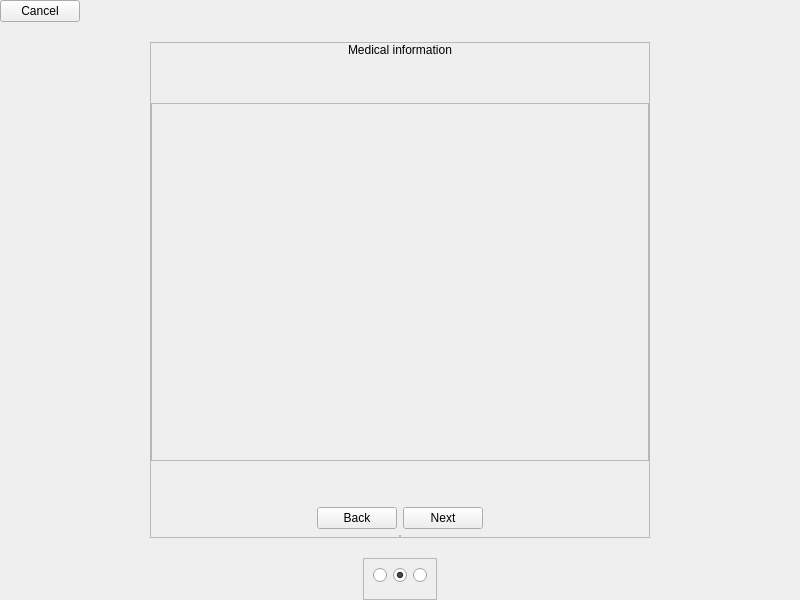
<?xml version="1.0" encoding="UTF-8"?>
<ui version="4.0">
 <class>upsert_patient_mi</class>
 <widget class="QWidget" name="upsert_patient_mi">
  <property name="enabled">
   <bool>true</bool>
  </property>
  <property name="geometry">
   <rect>
    <x>0</x>
    <y>0</y>
    <width>800</width>
    <height>600</height>
   </rect>
  </property>
  <property name="windowTitle">
   <string>Loggin</string>
  </property>
  <property name="styleSheet">
   <string notr="true"/>
  </property>
  <layout class="QVBoxLayout" name="verticalLayout">
   <property name="spacing">
    <number>0</number>
   </property>
   <property name="leftMargin">
    <number>0</number>
   </property>
   <property name="topMargin">
    <number>0</number>
   </property>
   <property name="rightMargin">
    <number>0</number>
   </property>
   <property name="bottomMargin">
    <number>0</number>
   </property>
   <item>
    <layout class="QHBoxLayout" name="ly_navigator">
     <property name="spacing">
      <number>0</number>
     </property>
     <property name="topMargin">
      <number>0</number>
     </property>
     <item>
      <widget class="NavigatorButton" name="bt_cancel">
       <property name="text">
        <string>Cancel</string>
       </property>
      </widget>
     </item>
     <item>
      <spacer name="horizontalSpacer">
       <property name="orientation">
        <enum>Qt::Horizontal</enum>
       </property>
       <property name="sizeHint" stdset="0">
        <size>
         <width>40</width>
         <height>20</height>
        </size>
       </property>
      </spacer>
     </item>
    </layout>
   </item>
   <item>
    <spacer name="verticalSpacer_3">
     <property name="orientation">
      <enum>Qt::Vertical</enum>
     </property>
     <property name="sizeType">
      <enum>QSizePolicy::Fixed</enum>
     </property>
     <property name="sizeHint" stdset="0">
      <size>
       <width>20</width>
       <height>20</height>
      </size>
     </property>
    </spacer>
   </item>
   <item alignment="Qt::AlignHCenter">
    <widget class="QFrame" name="c_center">
     <property name="minimumSize">
      <size>
       <width>500</width>
       <height>450</height>
      </size>
     </property>
     <property name="frameShape">
      <enum>QFrame::StyledPanel</enum>
     </property>
     <property name="frameShadow">
      <enum>QFrame::Raised</enum>
     </property>
     <layout class="QVBoxLayout" name="verticalLayout_2">
      <property name="leftMargin">
       <number>0</number>
      </property>
      <property name="topMargin">
       <number>0</number>
      </property>
      <property name="rightMargin">
       <number>0</number>
      </property>
      <property name="bottomMargin">
       <number>0</number>
      </property>
      <item alignment="Qt::AlignHCenter">
       <widget class="Label" name="lb_title">
        <property name="text">
         <string>Medical information</string>
        </property>
       </widget>
      </item>
      <item>
       <spacer name="verticalSpacer_2">
        <property name="orientation">
         <enum>Qt::Vertical</enum>
        </property>
        <property name="sizeType">
         <enum>QSizePolicy::Fixed</enum>
        </property>
        <property name="sizeHint" stdset="0">
         <size>
          <width>20</width>
          <height>40</height>
         </size>
        </property>
       </spacer>
      </item>
      <item>
       <widget class="QScrollArea" name="scrollArea">
        <property name="widgetResizable">
         <bool>true</bool>
        </property>
        <widget class="QWidget" name="c_medical_information">
         <property name="geometry">
          <rect>
           <x>0</x>
           <y>0</y>
           <width>496</width>
           <height>343</height>
          </rect>
         </property>
         <layout class="QVBoxLayout" name="verticalLayout_3">
          <item>
           <layout class="QVBoxLayout" name="ly_medical_information"/>
          </item>
          <item>
           <spacer name="verticalSpacer_5">
            <property name="orientation">
             <enum>Qt::Vertical</enum>
            </property>
            <property name="sizeHint" stdset="0">
             <size>
              <width>20</width>
              <height>40</height>
             </size>
            </property>
           </spacer>
          </item>
         </layout>
        </widget>
       </widget>
      </item>
      <item>
       <spacer name="verticalSpacer">
        <property name="orientation">
         <enum>Qt::Vertical</enum>
        </property>
        <property name="sizeType">
         <enum>QSizePolicy::Fixed</enum>
        </property>
        <property name="sizeHint" stdset="0">
         <size>
          <width>20</width>
          <height>40</height>
         </size>
        </property>
       </spacer>
      </item>
      <item>
       <layout class="QHBoxLayout" name="horizontalLayout_2">
        <property name="topMargin">
         <number>0</number>
        </property>
        <item>
         <spacer name="horizontalSpacer_4">
          <property name="orientation">
           <enum>Qt::Horizontal</enum>
          </property>
          <property name="sizeHint" stdset="0">
           <size>
            <width>40</width>
            <height>20</height>
           </size>
          </property>
         </spacer>
        </item>
        <item>
         <widget class="Button" name="bt_back">
          <property name="text">
           <string>Back</string>
          </property>
         </widget>
        </item>
        <item>
         <widget class="Button" name="bt_next">
          <property name="text">
           <string>Next</string>
          </property>
         </widget>
        </item>
        <item>
         <spacer name="horizontalSpacer_5">
          <property name="orientation">
           <enum>Qt::Horizontal</enum>
          </property>
          <property name="sizeHint" stdset="0">
           <size>
            <width>40</width>
            <height>20</height>
           </size>
          </property>
         </spacer>
        </item>
       </layout>
      </item>
      <item alignment="Qt::AlignHCenter">
       <widget class="QFrame" name="c_buttons">
        <property name="frameShape">
         <enum>QFrame::StyledPanel</enum>
        </property>
        <property name="frameShadow">
         <enum>QFrame::Raised</enum>
        </property>
        <layout class="QHBoxLayout" name="horizontalLayout_3">
         <property name="leftMargin">
          <number>0</number>
         </property>
         <property name="topMargin">
          <number>0</number>
         </property>
         <property name="rightMargin">
          <number>0</number>
         </property>
         <property name="bottomMargin">
          <number>0</number>
         </property>
        </layout>
       </widget>
      </item>
     </layout>
    </widget>
   </item>
   <item>
    <spacer name="verticalSpacer_4">
     <property name="orientation">
      <enum>Qt::Vertical</enum>
     </property>
     <property name="sizeType">
      <enum>QSizePolicy::Fixed</enum>
     </property>
     <property name="sizeHint" stdset="0">
      <size>
       <width>20</width>
       <height>20</height>
      </size>
     </property>
    </spacer>
   </item>
   <item alignment="Qt::AlignHCenter|Qt::AlignVCenter">
    <widget class="QFrame" name="c_rb_views">
     <property name="frameShape">
      <enum>QFrame::StyledPanel</enum>
     </property>
     <property name="frameShadow">
      <enum>QFrame::Raised</enum>
     </property>
     <layout class="QHBoxLayout" name="horizontalLayout_4">
      <property name="bottomMargin">
       <number>16</number>
      </property>
      <item>
       <widget class="QRadioButton" name="i_upsert_patient_view">
        <property name="text">
         <string/>
        </property>
       </widget>
      </item>
      <item>
       <widget class="QRadioButton" name="i_upsert_patient_mi_view">
        <property name="text">
         <string/>
        </property>
        <property name="checked">
         <bool>true</bool>
        </property>
       </widget>
      </item>
      <item>
       <widget class="QRadioButton" name="i_upsert_patient_preview_view">
        <property name="text">
         <string/>
        </property>
       </widget>
      </item>
     </layout>
    </widget>
   </item>
  </layout>
 </widget>
 <customwidgets>
  <customwidget>
   <class>Label</class>
   <extends>QLabel</extends>
   <header>.promoted.label</header>
  </customwidget>
  <customwidget>
   <class>NavigatorButton</class>
   <extends>QPushButton</extends>
   <header location="global">.promoted.navigator_button</header>
  </customwidget>
  <customwidget>
   <class>Button</class>
   <extends>QPushButton</extends>
   <header>.promoted.button</header>
  </customwidget>
 </customwidgets>
 <resources/>
 <connections/>
</ui>
